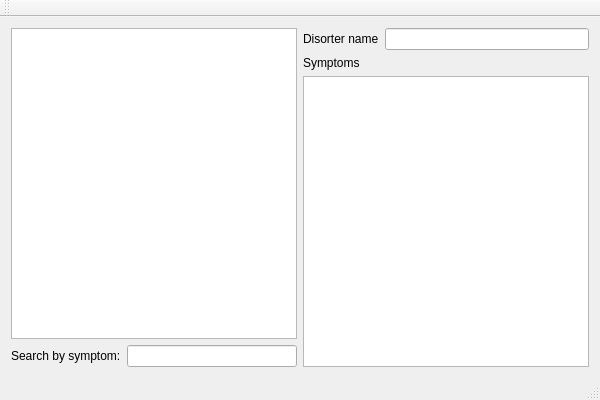
<?xml version="1.0" encoding="UTF-8"?>
<ui version="4.0">
 <class>GuiClass</class>
 <widget class="QMainWindow" name="GuiClass">
  <property name="geometry">
   <rect>
    <x>0</x>
    <y>0</y>
    <width>600</width>
    <height>400</height>
   </rect>
  </property>
  <property name="windowTitle">
   <string>Gui</string>
  </property>
  <widget class="QWidget" name="centralWidget">
   <layout class="QHBoxLayout" name="horizontalLayout_2">
    <item>
     <layout class="QHBoxLayout" name="horizontalLayout">
      <item>
       <layout class="QVBoxLayout" name="verticalLayout_2">
        <item>
         <widget class="QListWidget" name="listWidget"/>
        </item>
        <item>
         <layout class="QFormLayout" name="formLayout_2">
          <item row="0" column="0">
           <widget class="QLabel" name="label">
            <property name="text">
             <string>Search by symptom:</string>
            </property>
           </widget>
          </item>
          <item row="0" column="1">
           <widget class="QLineEdit" name="lineEdit"/>
          </item>
         </layout>
        </item>
       </layout>
      </item>
      <item>
       <layout class="QVBoxLayout" name="verticalLayout_3">
        <item>
         <layout class="QFormLayout" name="formLayout">
          <item row="0" column="0">
           <widget class="QLabel" name="label_2">
            <property name="text">
             <string>Disorter name</string>
            </property>
           </widget>
          </item>
          <item row="0" column="1">
           <widget class="QLineEdit" name="lineEdit_2"/>
          </item>
         </layout>
        </item>
        <item>
         <layout class="QVBoxLayout" name="verticalLayout">
          <item>
           <widget class="QLabel" name="label_3">
            <property name="text">
             <string>Symptoms</string>
            </property>
           </widget>
          </item>
          <item>
           <widget class="QListWidget" name="listWidget_2"/>
          </item>
         </layout>
        </item>
       </layout>
      </item>
     </layout>
    </item>
   </layout>
  </widget>
  <widget class="QMenuBar" name="menuBar">
   <property name="geometry">
    <rect>
     <x>0</x>
     <y>0</y>
     <width>600</width>
     <height>22</height>
    </rect>
   </property>
  </widget>
  <widget class="QToolBar" name="mainToolBar">
   <attribute name="toolBarArea">
    <enum>TopToolBarArea</enum>
   </attribute>
   <attribute name="toolBarBreak">
    <bool>false</bool>
   </attribute>
  </widget>
  <widget class="QStatusBar" name="statusBar"/>
 </widget>
 <layoutdefault spacing="6" margin="11"/>
 <resources>
  <include location="Gui.qrc"/>
 </resources>
 <connections/>
</ui>
